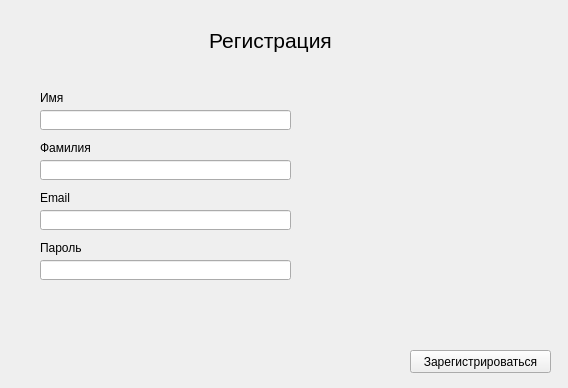
<?xml version="1.0" encoding="UTF-8"?>
<ui version="4.0">
 <class>RegisterForm</class>
 <widget class="QWidget" name="RegisterForm">
  <property name="geometry">
   <rect>
    <x>0</x>
    <y>0</y>
    <width>568</width>
    <height>388</height>
   </rect>
  </property>
  <property name="windowTitle">
   <string>Form</string>
  </property>
  <widget class="QLabel" name="label">
   <property name="geometry">
    <rect>
     <x>160</x>
     <y>20</y>
     <width>221</width>
     <height>41</height>
    </rect>
   </property>
   <property name="font">
    <font>
     <pointsize>16</pointsize>
    </font>
   </property>
   <property name="text">
    <string>Регистрация</string>
   </property>
   <property name="alignment">
    <set>Qt::AlignCenter</set>
   </property>
  </widget>
  <widget class="QLabel" name="label_2">
   <property name="geometry">
    <rect>
     <x>40</x>
     <y>90</y>
     <width>251</width>
     <height>16</height>
    </rect>
   </property>
   <property name="text">
    <string>Имя</string>
   </property>
  </widget>
  <widget class="QLineEdit" name="firstNameEdit">
   <property name="geometry">
    <rect>
     <x>40</x>
     <y>110</y>
     <width>251</width>
     <height>20</height>
    </rect>
   </property>
  </widget>
  <widget class="QLabel" name="label_3">
   <property name="geometry">
    <rect>
     <x>40</x>
     <y>140</y>
     <width>251</width>
     <height>16</height>
    </rect>
   </property>
   <property name="text">
    <string>Фамилия</string>
   </property>
  </widget>
  <widget class="QLineEdit" name="lastNameEdit">
   <property name="geometry">
    <rect>
     <x>40</x>
     <y>160</y>
     <width>251</width>
     <height>20</height>
    </rect>
   </property>
  </widget>
  <widget class="QLabel" name="label_4">
   <property name="geometry">
    <rect>
     <x>40</x>
     <y>190</y>
     <width>251</width>
     <height>16</height>
    </rect>
   </property>
   <property name="text">
    <string>Email</string>
   </property>
  </widget>
  <widget class="QLineEdit" name="emailEdit">
   <property name="geometry">
    <rect>
     <x>40</x>
     <y>210</y>
     <width>251</width>
     <height>20</height>
    </rect>
   </property>
  </widget>
  <widget class="QLineEdit" name="PasswordEdit">
   <property name="geometry">
    <rect>
     <x>40</x>
     <y>260</y>
     <width>251</width>
     <height>20</height>
    </rect>
   </property>
  </widget>
  <widget class="QLabel" name="label_5">
   <property name="geometry">
    <rect>
     <x>40</x>
     <y>240</y>
     <width>251</width>
     <height>16</height>
    </rect>
   </property>
   <property name="text">
    <string>Пароль</string>
   </property>
  </widget>
  <widget class="QPushButton" name="registerBtn">
   <property name="geometry">
    <rect>
     <x>410</x>
     <y>350</y>
     <width>141</width>
     <height>23</height>
    </rect>
   </property>
   <property name="text">
    <string>Зарегистрироваться</string>
   </property>
  </widget>
 </widget>
 <resources/>
 <connections/>
</ui>
